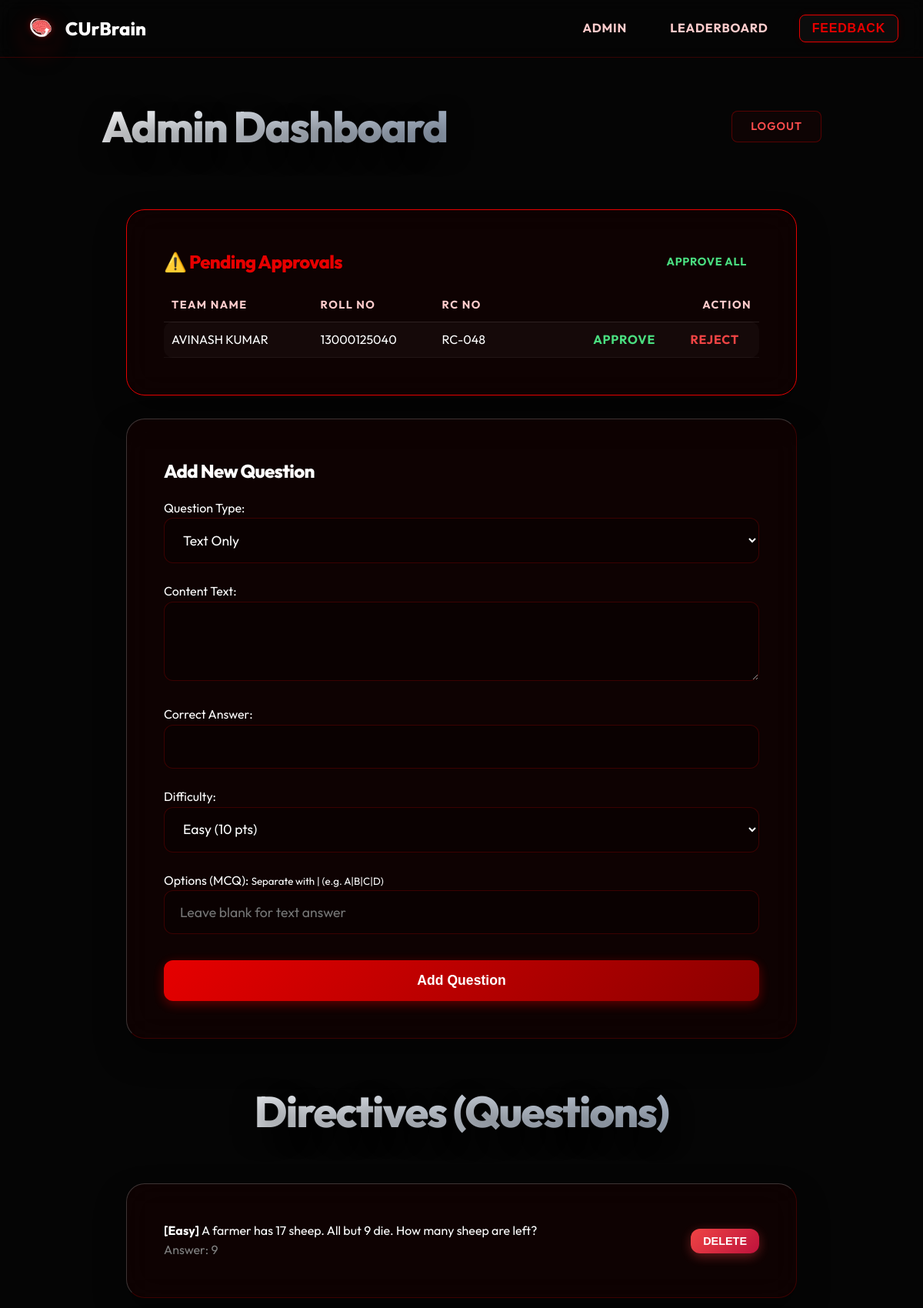
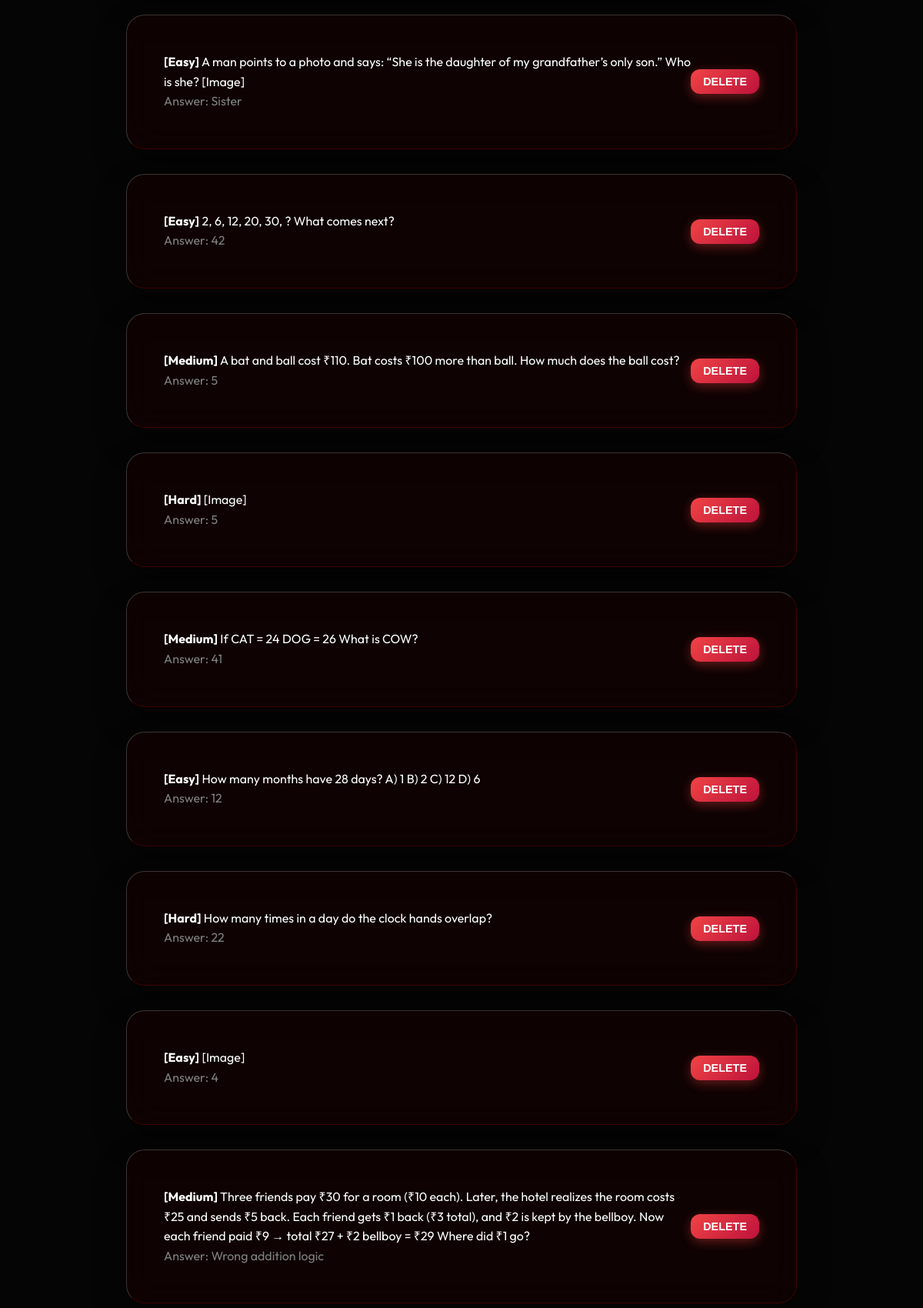
The app's page /admin/dashboard (signed in, upper part) with its own data (2 pictures, top to bottom).
### app/models.py (models this page shows)
class Team(SQLModel, table=True):
    id: Optional[int] = Field(default=None, primary_key=True)
    name: str = Field(index=True, unique=True)
    score: int = Field(default=0)
    start_time: Optional[datetime] = Field(default=None)
    end_time: Optional[datetime] = Field(default=None)
    time_taken_seconds: Optional[float] = Field(default=None)
    roll_number: Optional[str] = Field(default=None)
    rc_number: Optional[str] = Field(default=None)
    status: str = Field(default="pending")  # approved, rejected, pending

class Question(SQLModel, table=True):
    id: Optional[int] = Field(default=None, primary_key=True)
    content_text: Optional[str] = Field(default=None)
    content_image: Optional[str] = Field(default=None)
    answer: str
    difficulty: str  # "Easy", "Medium", "Hard"
    points: int
    options: Optional[str] = Field(default=None)  # "A|B|C|D" for MCQ

### app/routers/admin.py (the view)
@router.get("/dashboard")
def dashboard(request: Request, user = Depends(get_current_user), session: Session = Depends(get_session)):
    if not user:
        return RedirectResponse("/auth/login", status_code=status.HTTP_303_SEE_OTHER)
    questions = session.exec(select(Question)).all()
    teams = session.exec(select(Team).where(Team.status == "approved").order_by(Team.score.desc())).all()
    pending_teams = session.exec(select(Team).where(Team.status == "pending")).all()
    return templates.TemplateResponse("admin/dashboard.html", {
        "request": request,
        "user": user,
        "questions": questions,
        "teams": teams,
        "pending_teams": pending_teams
    })

### app/templates/admin/dashboard.html (shortened to what this page needs)
{% extends "base.html" %}
{% block content %}
<div style="display: flex; justify-content: space-between; align-items: center; margin-bottom: 30px;">
    <h1 class="title" style="margin: 0;">Admin Dashboard</h1>
    <a href="/auth/logout" class="logout-btn">Logout</a>
</div>
<div class="container">
    {% if pending_teams %}
    <div class="card" style="margin-bottom: 30px; border: 1px solid var(--primary);">
        <div style="display: flex; justify-content: space-between; align-items: center;">
            <h2 style="color: var(--primary); margin: 0;">⚠️ Pending Approvals</h2>
            <a href="/admin/team/approve_all" class="nav-link"
                style="color: #4ade80; border-color: #4ade80; font-size: 0.9rem;"
                onclick="return confirm('Approve ALL pending teams?');">Approve All</a>
        </div>
        <table style="width: 100%; border-collapse: collapse; margin-top: 15px;">
            <thead>
                <tr style="text-align: left; border-bottom: 1px solid rgba(255,255,255,0.1);">
                    <th style="padding: 10px;">Team Name</th>
                    <th style="padding: 10px;">Roll No</th>
                    <th style="padding: 10px;">RC No</th>
                    <th style="padding: 10px; text-align: right;">Action</th>
                </tr>
            </thead>
            <tbody>
                {% for team in pending_teams %}
                <tr style="border-bottom: 1px solid rgba(255,255,255,0.05);">
                    <td style="padding: 10px;">{{ team.name }}</td>
                    <td style="padding: 10px;">{{ team.roll_number }}</td>
                    <td style="padding: 10px;">{{ team.rc_number }}</td>
                    <td style="padding: 10px; text-align: right;">
                        <a href="/admin/team/approve/{{ team.id }}" class="nav-link"
                            style="color: #4ade80; border-color: #4ade80; margin-right: 10px;">Approve</a>
                        <a href="/admin/team/reject/{{ team.id }}" class="nav-link"
                            style="color: #ef4444; border-color: #ef4444;"
                            onclick="return confirm('Reject this team?');">Reject</a>
                    </td>
                </tr>
                {% endfor %}
            </tbody>
        </table>
    </div>
    {% endif %}
    <div class="card">
        <h2>Add New Question</h2>
        <form action="/admin/question/add" method="post" enctype="multipart/form-data">
            <label>Question Type:</label>
            <select name="type" onchange="toggleImageInput(this)">
                <option value="text">Text Only</option>
            </select>
            <label>Content Text:</label>
            <textarea name="content_text" rows="3"></textarea>
            <label>Correct Answer:</label>
            <input type="text" name="answer" required>
            <label>Difficulty:</label>
            <select name="difficulty">
                <option value="Easy">Easy (10 pts)</option>
            </select>
            <label>Options (MCQ): <small>Separate with | (e.g. A|B|C|D)</small></label>
            <input type="text" name="options" placeholder="Leave blank for text answer">
            <button type="submit" style="margin-top: 10px; width: 100%;">Add Question</button>
        </form>
    </div>
    <h2 class="title" style="margin-top: 50px;">Directives (Questions)</h2>
    {% for q in questions %}
    <div class="card" style="display: flex; justify-content: space-between; align-items: center;">
        <div>
            <strong>[{{ q.difficulty }}]</strong>
            {% if q.content_text %}{{ q.content_text }}{% endif %}
            {% if q.content_image %}[Image]{% endif %}
            <br>
            <span style="color: gray;">Answer: {{ q.answer }}</span>
        </div>
        <form action="/admin/question/delete/{{ q.id }}" method="get"
            onsubmit="return confirm('Are you sure you want to delete this question?');">
            <button type="submit" class="danger" style="padding: 8px 16px; font-size: 0.9rem;">DELETE</button>
        </form>
    </div>
    {% endfor %}
</div>
{% endblock %}

### static/css/style.css (style rules this page uses)
:root { --bg-dark: #050505; --glass-surface: rgba(20, 0, 0, 0.6); --glass-border: rgba(255, 0, 0, 0.2); --glass-highlight: rgba(255, 50, 50, 0.1); --primary-glow: #e60000; --secondary-glow: #8b0000; --accent-glow: #ff5252; --primary: var(--primary-glow); --secondary: var(--accent-glow); --text-main: #ffffff; --text-muted: #ffcccc; --font-heading: 'Outfit', sans-serif; --font-mono: 'Space Mono', monospace; }
* { box-sizing: border-box; }
body { font-family: var(--font-heading); background-color: var(--bg-dark); color: var(--text-main); margin: 0; padding: 0; line-height: 1.6; min-height: 100vh; overflow-x: hidden; position: relative; }
body::before { content: ''; position: fixed; top: -20%; left: -20%; width: 80vw; height: 80vw; background: radial-gradient(circle, var(--primary-glow), transparent 60%); opacity: 0.2; filter: blur(100px); z-index: -1; animation: pulseRed 8s infinite alternate; }
body::after { content: ''; position: fixed; bottom: -20%; right: -20%; width: 80vw; height: 80vw; background: radial-gradient(circle, var(--secondary-glow), transparent 60%); opacity: 0.2; filter: blur(100px); z-index: -1; animation: pulseRed 10s infinite alternate-reverse; }
h1, h2, h3 { margin: 0 0 1rem 0; font-weight: 800; letter-spacing: -0.03em; }
.title { font-size: 3.5rem; text-align: center; margin-bottom: 3rem; background: linear-gradient(135deg, #fff 0%, #94a3b8 100%); -webkit-background-clip: text; background-clip: text; -webkit-text-fill-color: transparent; text-shadow: 0 10px 30px rgba(0, 0, 0, 0.5); animation: fadeInDown 0.8s ease-out; }
.container { max-width: 1000px; margin: 0 auto; padding: 2rem; position: relative; z-index: 10; }
.card { background: var(--glass-surface); backdrop-filter: blur(20px); -webkit-backdrop-filter: blur(20px); border: 1px solid var(--glass-border); border-top: 1px solid rgba(255, 255, 255, 0.2); border-left: 1px solid rgba(255, 255, 255, 0.2); border-radius: 24px; padding: 3rem; margin-bottom: 2rem; box-shadow: 0 20px 40px rgba(0, 0, 0, 0.4); animation: fadeScale 0.6s ease-out; position: relative; overflow: hidden; }
.card::before { content: ''; position: absolute; top: 0; left: 0; right: 0; bottom: 0; background: linear-gradient(120deg, rgba(255, 255, 255, 0) 0%, rgba(255, 255, 255, 0.03) 50%, rgba(255, 255, 255, 0) 100%); transform: skewX(-15deg) translateX(-150%); transition: transform 0.5s; }
input, select, textarea { width: 100%; background: rgba(0, 0, 0, 0.2); border: 1px solid var(--glass-border); border-radius: 12px; padding: 1rem 1.25rem; color: white; font-family: var(--font-heading); font-size: 1.1rem; transition: all 0.3s; margin-bottom: 1.5rem; }
button { background: linear-gradient(135deg, var(--primary-glow), var(--secondary-glow)); border: none; padding: 1rem 2rem; color: white; font-size: 1.1rem; font-weight: 600; border-radius: 12px; cursor: pointer; transition: all 0.3s cubic-bezier(0.4, 0, 0.2, 1); box-shadow: 0 4px 15px rgba(230, 0, 0, 0.4); position: relative; overflow: hidden; }
button.danger { background: linear-gradient(135deg, #ef4444, #be123c); box-shadow: 0 4px 15px rgba(239, 68, 68, 0.4); }
table { width: 100%; border-collapse: separate; border-spacing: 0 8px; }
th { text-align: left; padding: 1rem; color: var(--text-muted); font-size: 0.9rem; text-transform: uppercase; letter-spacing: 0.1em; }
td { background: rgba(255, 255, 255, 0.03); padding: 1.25rem 1rem; }
tr td:first-child { border-top-left-radius: 12px; border-bottom-left-radius: 12px; }
tr td:last-child { border-top-right-radius: 12px; border-bottom-right-radius: 12px; }
.nav-link { color: var(--text-muted); text-decoration: none; font-weight: 600; transition: all 0.3s; font-size: 1rem; }
.nav-link { color: var(--text-muted); text-decoration: none; font-weight: 700; transition: all 0.3s; font-size: 1rem; padding: 0.5rem 1rem; border-radius: 8px; letter-spacing: 0.05em; text-transform: uppercase; position: relative; overflow: hidden; }
.nav-link::before { content: ''; position: absolute; bottom: 0; left: 0; width: 0%; height: 2px; background: var(--primary-glow); transition: width 0.3s; }
.logout-btn { display: inline-block; padding: 0.5rem 1.5rem; border: 1px solid rgba(255, 0, 0, 0.3); background: rgba(50, 0, 0, 0.2); color: #ff4d4d; text-decoration: none; border-radius: 8px; font-weight: 600; transition: all 0.3s ease; text-transform: uppercase; letter-spacing: 1px; font-size: 0.9rem; }

### records on screen
Team: name "AVINASH KUMAR", roll_number "13000125040", rc_number "RC-048"
Question: difficulty "Easy", content_text "A farmer has 17 sheep. All but 9 die. How many sheep are left?", answer "9"
Question: difficulty "Easy", content_text "A man points to a photo and says: “She is the daughter of my grandfather’s only son.” Who is she?", shows "[Image]", answer "Sister"
Question: difficulty "Easy", content_text "2, 6, 12, 20, 30, ? What comes next?", answer "42"
Question: difficulty "Medium", content_text "A bat and ball cost ₹110. Bat costs ₹100 more than ball. How much does the ball cost?", answer "5"
Question: difficulty "Hard", shows "[Image]", answer "5"
Question: difficulty "Medium", content_text "If CAT = 24 DOG = 26 What is COW?", answer "41"
Question: difficulty "Easy", content_text "How many months have 28 days? A) 1 B) 2 C) 12 D) 6", answer "12"
Question: difficulty "Hard", content_text "How many times in a day do the clock hands overlap?", answer "22"
Question: difficulty "Easy", shows "[Image]", answer "4"
Question: difficulty "Medium", content_text "Three friends pay ₹30 for a room (₹10 each). Later, the hotel realizes the room costs ₹25 and sends ₹5 back. Each friend gets ₹1 back (₹3 total), and ₹2 is kept by the bellboy. Now each friend paid ₹9 → total ₹27 + ₹2 bellboy = ₹29 Where did ₹1 go?", answer "Wrong addition logic"
